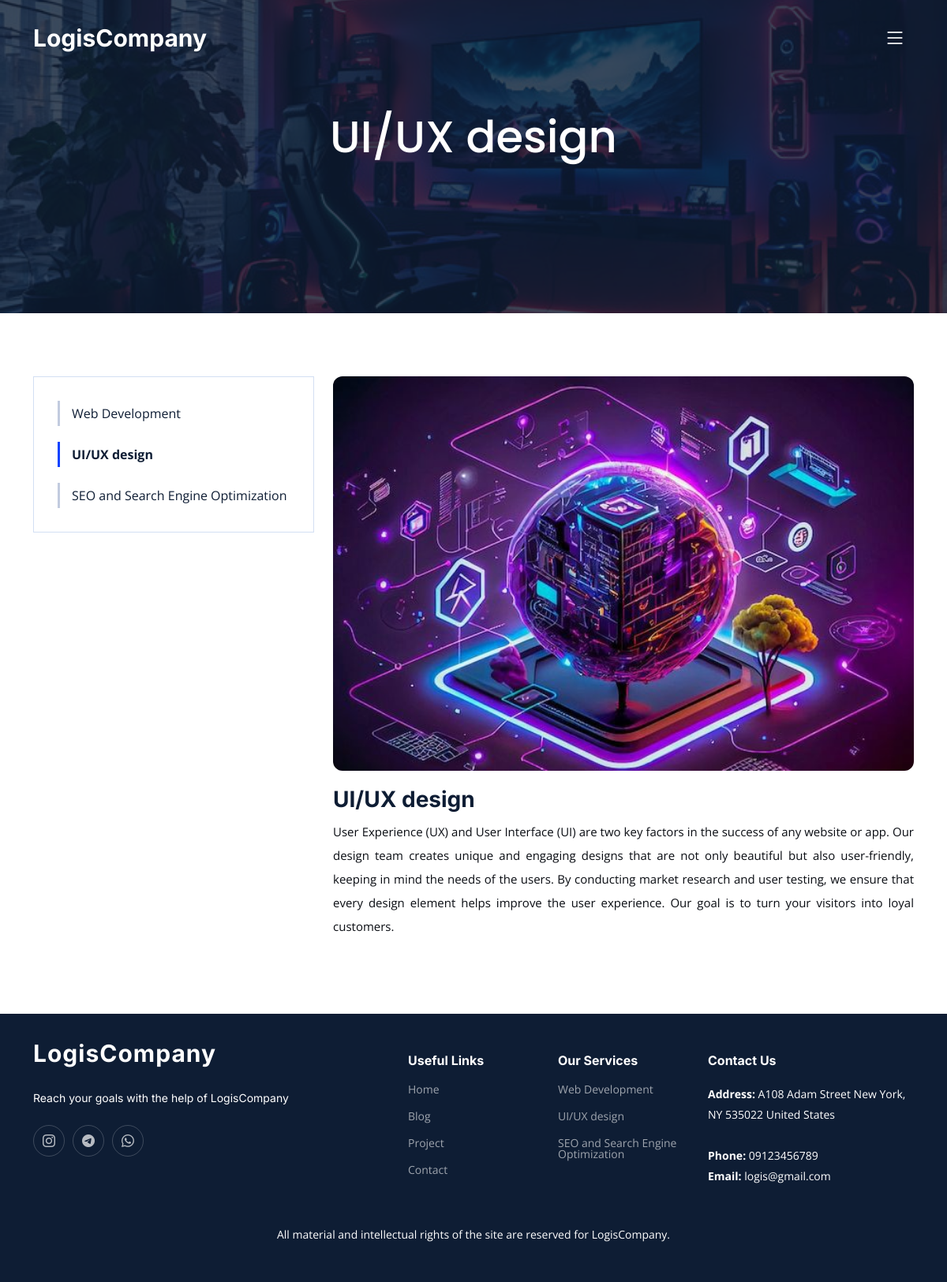
Screenshot of /service/uiux-design/ with the database file from the repository.
### core/models.py (models this page shows, shortened)
class Service(models.Model):
    title = models.CharField(max_length=50, unique=True)
    slug = models.SlugField(max_length=50, unique=True)
    description = models.TextField()
    image = models.ImageField(upload_to='images/service')

class SiteSettings(models.Model):
    about_us_text = models.TextField(null=True, blank=True)
    contact_us_text = models.TextField(null=True, blank=True)
    address = models.CharField(max_length=250, null=True, blank=True)
    phone = models.CharField(max_length=250, null=True, blank=True)
    email = models.CharField(max_length=250, null=True, blank=True)
    copy_right = models.CharField(max_length=255)
    instagram_link = models.CharField(max_length=250, null=True, blank=True, default='https://instagram.com/username')
    telegram_link = models.CharField(max_length=250, null=True, blank=True, default='https://t.me/username')
    whatsapp_link = models.CharField(max_length=250, null=True, blank=True, default='https://wa.me/0123456789')

### core/views.py (the view)
# urls.py: path('service/<slug:slug>/', views.service_detail, name='service_detail'),
def service_detail(request, slug):
    site_settings = SiteSettings.objects.first()
    service = get_object_or_404(Service, slug=slug)
    services = Service.objects.all()
    context = {
        'site_settings': site_settings,
        'service': service,
        'services': services,
        'current_service_slug': service.slug,
    }
    return render(request, 'core/service_detail.html', context)

### core/templates/core/service_detail.html (shortened to what this page needs)
{% extends 'base.html' %}
{% load static %}
{% block content %}
    <main id="main">
        <div class="breadcrumbs">
            <div class="page-header d-flex align-items-center"
                 style="background-image: url('{% static 'img/page-header.jpg' %}');">
                <div class="container position-relative">
                    <div class="row d-flex justify-content-center">
                        <div class="col-lg-6 text-center">
                            <h2 style="margin-bottom: 110px">{{ service.title }}</h2>
                        </div>
                    </div>
                </div>
            </div>
        </div>
        <section id="service-details" class="service-details">
            <div class="container" data-aos="fade-up">
                <div class="row gy-4">
                    <div class="col-lg-4">
                        <div class="services-list">
                            {% for s in services %}
                                <a href="{% url 'core:service_detail' s.slug %}" class="{% if s.slug == current_service_slug %}active{% endif %}">{{ s.title }}</a>
                            {% endfor %}
                        </div>
                    </div>
                    <div class="col-lg-8">
                        <img src="{{ service.image.url }}" alt="" class="img-fluid services-img">
                        <h3>{{ service.title }}</h3>
                        <p style="text-align: justify;line-height: 30px">{{ service.description }}</p>
                    </div>
                </div>
            </div>
        </section>
    </main>
{% endblock %}

### templates/base.html (shortened to what this page needs)
{% load static %}
<!DOCTYPE html>
<html lang="en">
<head>
    <link href="{% static 'vendor/bootstrap/css/bootstrap.min.css' %}" rel="stylesheet">
    <link href="{% static 'vendor/bootstrap-icons/bootstrap-icons.css' %}" rel="stylesheet">
    <link href="{% static 'vendor/fontawesome-free/css/all.min.css' %}" rel="stylesheet">
    <link href="{% static 'vendor/glightbox/css/glightbox.min.css' %}" rel="stylesheet">
    <link href="{% static 'vendor/swiper/swiper-bundle.min.css' %}" rel="stylesheet">
    <link href="{% static 'vendor/aos/aos.css' %}" rel="stylesheet">
    <link href="{% static 'css/main.css' %}" rel="stylesheet">
</head>
<body>
    <header id="header" class="header d-flex align-items-center fixed-top">
        <div class="container-fluid container-xl d-flex align-items-center justify-content-between">
            <a href="{% url 'core:home' %}" class="logo d-flex align-items-center">
                <h1>LogisCompany</h1>
            </a>
            <i class="mobile-nav-toggle mobile-nav-show bi bi-list"></i>
        </div>
    </header>
    {% block content %}{% endblock %}
    <footer id="footer" class="footer">
        <div class="container">
            <div class="row gy-4">
                <div class="col-lg-5 col-md-12 footer-info">
                    <a href="{% url 'core:home' %}" class="logo d-flex align-items-center">
                        <span>LogisCompany</span>
                    </a>
                    <br>
                    <p>Reach your goals with the help of LogisCompany</p>
                    <div class="social-links d-flex mt-4">
                        {% if site_settings.instagram_link %}
                            <a href="{{ site_settings.instagram_link }}" class="twitter"><i class="bi bi-instagram"></i></a>
                        {% endif %}
                        {% if site_settings.telegram_link %}
                            <a href="{{ site_settings.telegram_link }}" class="facebook"><i class="bi bi-telegram"></i></a>
                        {% endif %}
                        {% if site_settings.whatsapp_link %}
                            <a href="{{ site_settings.whatsapp_link }}" class="instagram"><i class="bi bi-whatsapp"></i></a>
                        {% endif %}
                    </div>
                </div>
                <div class="col-lg-2 col-6 footer-links">
                    <h4>Useful Links</h4>
                    <ul>
                        <li><a href="{% url 'core:home' %}">Home</a></li>
                        <li><a href="{% url 'blog:article_list' %}">Blog</a></li>
                        <li><a href="{% url 'project:project_list' %}">Project</a></li>
                        <li><a href="{% url 'core:contact' %}">Contact</a></li>
                    </ul>
                </div>
                <div class="col-lg-2 col-6 footer-links">
                    <h4>Our Services</h4>
                    <ul>
                        {% for service in services %}
                            <li><a href="{% url 'core:service_detail' service.slug %}">{{ service.title }}</a></li>
                        {% endfor %}
                    </ul>
                </div>
                <div class="col-lg-3 col-md-12 footer-contact text-center text-md-start">
                    <h4>Contact Us</h4>
                    <p>
                        <strong>Address:</strong> {{ site_settings.address }}
                        <br><br>
                        <strong>Phone:</strong> {{ site_settings.phone }}<br>
                        <strong>Email:</strong> {{ site_settings.email }}<br>
                    </p>
                </div>
            </div>
        </div>
        <div class="container mt-4">
            <div class="copyright">
                {{ site_settings.copy_right }}
            </div>
        </div>
    </footer>
</body>
</html>

### static/css/main.css (style rules this page uses)
:root { --font-default: "Open Sans", system-ui, -apple-system, "Segoe UI", Roboto, "Helvetica Neue", Arial, "Noto Sans", "Liberation Sans", sans-serif, "Apple Color Emoji", "Segoe UI Emoji", "Segoe UI Symbol", "Noto Color Emoji"; --font-primary: "Inter", sans-serif; --font-secondary: "Poppins", sans-serif; }
:root { --color-default: #0a0d13; --color-primary: #0d42ff; --color-secondary: #0e1d34; }
:root { scroll-behavior: smooth; }
body { font-family: var(--font-default); color: var(--color-default); }
a { color: var(--color-primary); text-decoration: none; }
h1, h2, h3, h4, h5, h6 { font-family: var(--font-primary); }
section { padding: 80px 0; overflow: hidden; }
.breadcrumbs .page-header { padding: 140px 0 80px 0; position: relative; background-size: cover; background-position: center; background-repeat: no-repeat; }
.breadcrumbs .page-header:before { content: ""; background-color: rgba(14, 29, 52, 0.8); position: absolute; inset: 0; }
.breadcrumbs .page-header h2 { font-size: 56px; font-weight: 500; color: #fff; font-family: var(--font-secondary); }
.header { transition: all 0.5s; z-index: 997; padding: 30px 0; }
.header .logo h1 { font-size: 30px; margin: 0; font-weight: 700; color: #fff; font-family: var(--font-primary); }
@media (max-width: 1279px) { .mobile-nav-show { color: #fff; font-size: 28px; cursor: pointer; line-height: 0; transition: 0.5s; z-index: 9999; margin-right: 10px; } }
.service-details .services-list { padding: 10px 30px; border: 1px solid #d3dff3; margin-bottom: 20px; }
.service-details .services-list a { display: block; line-height: 1; padding: 8px 0 8px 15px; border-left: 3px solid #c2cbdf; margin: 20px 0; color: var(--color-secondary); transition: 0.3s; }
.service-details .services-list a.active { font-weight: 700; border-color: var(--color-primary); }
.service-details .services-img { width: 100%; height: 500px; object-fit: cover; border-radius: 12px; margin-bottom: 20px; }
.service-details h3 { font-size: 28px; font-weight: 700; color: var(--color-secondary); }
.service-details p { font-size: 15px; }
.footer { font-size: 14px; background-color: var(--color-secondary); padding: 50px 0; color: white; }
.footer .footer-info .logo { line-height: 0; margin-bottom: 25px; }
.footer .footer-info .logo span { font-size: 30px; font-weight: 700; letter-spacing: 1px; color: #fff; font-family: var(--font-primary); }
.footer .footer-info p { font-size: 14px; font-family: var(--font-primary); }
.footer .social-links a { display: flex; align-items: center; justify-content: center; width: 40px; height: 40px; border-radius: 50%; border: 1px solid rgba(255, 255, 255, 0.2); font-size: 16px; color: rgba(255, 255, 255, 0.7); margin-right: 10px; transition: 0.3s; }
.footer h4 { font-size: 16px; font-weight: bold; position: relative; padding-bottom: 12px; }
.footer .footer-links { margin-bottom: 30px; }
.footer .footer-links ul { list-style: none; padding: 0; margin: 0; }
.footer .footer-links ul li { padding: 10px 0; display: flex; align-items: center; }
.footer .footer-links ul li:first-child { padding-top: 0; }
.footer .footer-links ul a { color: rgba(255, 255, 255, 0.6); transition: 0.3s; display: inline-block; line-height: 1; }
.footer .footer-contact p { line-height: 26px; }
.footer .copyright { text-align: center; }

### rows the page displays
Service: title "UI/UX design", image (picture), description "User Experience (UX) and User Interface (UI) are two key factors in the success of any website or app. Our design team creates unique and engaging designs that are not only beautiful but also user-friendly, keeping in mind the needs of the users. By conducting market research and user testing, we ensure that every design element helps improve the user experience. Our goal is to turn your visitors into loyal customers."
Service: title "Web Development"
Service: title "SEO and Search Engine Optimization"
SiteSettings: address "A108 Adam Street New York, NY 535022 United States", phone "09123456789", email "logis@gmail.com", copy_right "All material and intellectual rights of the site are reserved for LogisCompany."
